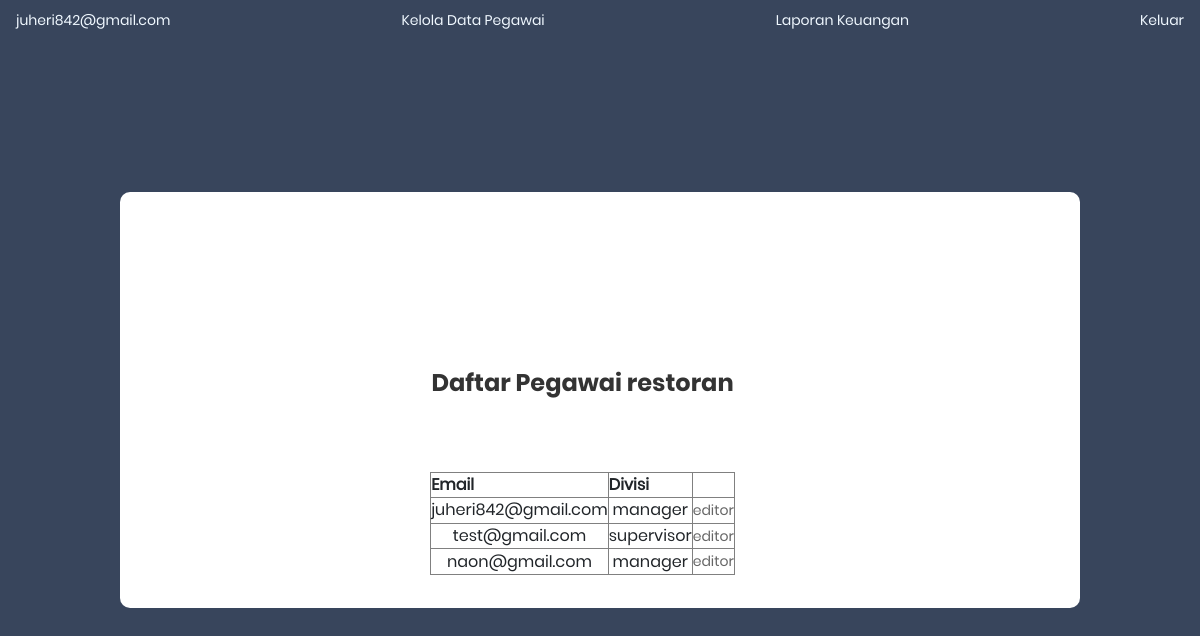
Page /user/pegawai.php (signed in) on the committed database.
### tables this page shows
CREATE TABLE `tb_user_profil` (
  `id` int(11) NOT NULL,
  `email` varchar(255) NOT NULL,
  `nama_usaha` varchar(255) NOT NULL,
  `jenis_usaha` varchar(255) DEFAULT NULL,
  `asal_kota` varchar(255) DEFAULT NULL,
  `status` enum('0','1') DEFAULT NULL,
  `alamat` varchar(255) DEFAULT NULL
);

CREATE TABLE `tb_user` (
  `id` int(11) NOT NULL,
  `email` varchar(255) NOT NULL,
  `password` varchar(255) NOT NULL,
  `hak_akses` varchar(255) NOT NULL
);

### control/User.php (called while the page is built, shortened)
<?php
include "$_SERVER[DOCUMENT_ROOT]/anotero-platform/model/User_model.php";
class User{
    public function require_step()
    {
        $user = new User_model();
    }
    public function lihatpegawai($nama_usaha)
    {
        $user = new User_model();
        return $user->lihat_data_pegawai($nama_usaha);
    }
    public function cek_divisi($data,$email)
    {
        $user = new User_model();
        return $user->pegawaiby($data,$email);
    }
}
?>

### model/User_model.php (called while the page is built, shortened)
<?php
class User_model{
	public function lihat_data_pegawai($nama_usaha)
	{
		$sql = "SELECT * FROM `tb_user_profil` where nama_usaha='$nama_usaha'";
		$query = mysql_query($sql);
		return $query;
	}
    public function pegawaiby($data,$email)
    {
        $sql = "SELECT $data FROM `tb_user` where email='$email'";
		$query = mysql_query($sql);
        return $query;
    }
}
?>

### user/pegawai.php (the view, shortened to what this page needs)
<?php
	include "../control/User.php";
	$user = new User();
	$user->valhalaman();
    $user->require_step();
    $email = $_SESSION['email'];
    $nama_usaha = $_SESSION['nama_usaha'];
?>
<!DOCTYPE html>
<html lang="en">
    <head>
            <link rel="stylesheet" type="text/css" href="../asset/dashboard-libs/vendor/bootstrap/css/bootstrap.min.css">
            <link rel="stylesheet" type="text/css" href="../asset/fonts/font-awesome-4.7.0/css/font-awesome.min.css">
            <link rel="stylesheet" type="text/css" href="../asset/form-vendor/animate/animate.css">
            <link rel="stylesheet" type="text/css" href="../asset/form-vendor/css-hamburgers/hamburgers.min.css">
            <link rel="stylesheet" type="text/css" href="../asset/form-vendor/select2/select2.min.css">
            <link rel="stylesheet" type="text/css" href="../asset/css/util-form.css">
            <link rel="stylesheet" type="text/css" href="../asset/css/main-form.css">
        <link href="fonts/font-style.css" rel="stylesheet">
        <link href="../asset/css/navigasi.css" rel="stylesheet" type="text/css"/>
    </head>
<body>
                              <div class="navigasi">
                                <ul class="navbar">
                                    <li><a  href="dashboard.php"><?php echo $email ?></a>
                                    <li><a  href="kelola-pegawai.php">Kelola Data Pegawai</a>
                                    <li><a  href="laporan-keuangan.php">Laporan Keuangan</a>
                                    <li><a  href="logout.php">Keluar</a>
                                </ul>
                            </div>
    <div class="limiter">
		<div class="container-login100">
			<div class="wrap-login100">
            <span class="login100-form-title">
						Daftar Pegawai <?php echo $nama_usaha ?>
					</span>
                <div class="container-login100-form-btn">
					<table border="1">
                    <tr>
                    <th>Email</th>
                    <th>Divisi</th>
                    <th></th>
                    </tr>
                    <?php
                        $pegawai = $user->lihatpegawai($nama_usaha);
                        while($row = mysql_fetch_array($pegawai)){
                            $email = $row['email'];
                        $cek_divisi = $user->cek_divisi("hak_akses",$email);
                        while($pegawaibyemail = mysql_fetch_array($cek_divisi)){
                            $divisi = $pegawaibyemail['hak_akses'];
                        }
                    ?>
                    <tr align="center">
                        <td><?php echo $email; ?></td>
                        <td><?php echo $divisi; ?></td>
                        <td><a href="">editor</a></td>
                    </tr>
                    <?php } ?>
                    </table>
				</div>
            </div>
        </div>
    </div>
</body>
</html>

### asset/css/main-form.css (style rules this page uses)
* { margin: 0px; padding: 0px; box-sizing: border-box; }
body, html { height: 100%; font-family: Poppins-Regular, sans-serif; }
a { font-family: Poppins-Regular; font-size: 14px; line-height: 1.7; color: #666666; margin: 0px; transition: all 0.4s; -webkit-transition: all 0.4s; -o-transition: all 0.4s; -moz-transition: all 0.4s; }
ul, li { margin: 0px; list-style-type: none; }
.limiter { width: 100%; margin: 0 auto; }
.container-login100 { width: 100%; min-height: 100vh; display: -webkit-box; display: -webkit-flex; display: -moz-box; display: -ms-flexbox; display: flex; flex-wrap: wrap; justify-content: center; align-items: center; padding: 15px; background: #38455C; background: -webkit-#38455C; background: -o-#38455C; background: -moz-#38455C; }
.wrap-login100 { width: 960px; background: #fff; border-radius: 10px; overflow: hidden; display: -webkit-box; display: -webkit-flex; display: -moz-box; display: -ms-flexbox; display: flex; flex-wrap: wrap; justify-content: space-between; padding: 177px 130px 33px 95px; }
.login100-form-title { font-family: Poppins-Bold; font-size: 24px; color: #333333; line-height: 1.2; text-align: center; width: 100%; display: block; padding-bottom: 54px; }
.container-login100-form-btn { width: 100%; display: -webkit-box; display: -webkit-flex; display: -moz-box; display: -ms-flexbox; display: flex; flex-wrap: wrap; justify-content: center; padding-top: 20px; }

### asset/css/navigasi.css (style rules this page uses)
.navigasi { position: fixed; top: 0px; max-height: 100px; z-index: 999; width: 100%; -webkit-transition: all 0.3s; transition: all 0.3s; opacity: 1; }
.navbar { margin-bottom:0; background-color: #38455C; border-radius: 0px; transition-duration:.3s; transition-property:all; transition-timing-function:cubic-bezier(.7,1,.7,1) }
.navbar a { color: aliceblue; }

### rows in the picture
tb_user_profil: email "juheri842@gmail.com", tb_user.hak_akses "manager"
tb_user_profil: email "test@gmail.com", tb_user.hak_akses "supervisor"
tb_user_profil: email "naon@gmail.com", tb_user.hak_akses "manager"

### other values in the picture
$email "juheri842@gmail.com"
$nama_usaha "restoran"
